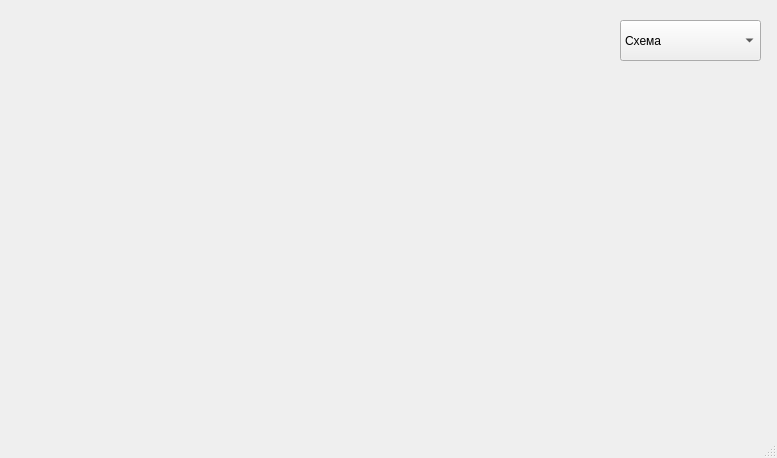
<?xml version="1.0" encoding="UTF-8"?>
<ui version="4.0">
 <class>MainWindow</class>
 <widget class="QMainWindow" name="MainWindow">
  <property name="geometry">
   <rect>
    <x>0</x>
    <y>0</y>
    <width>777</width>
    <height>458</height>
   </rect>
  </property>
  <property name="windowTitle">
   <string>MainWindow</string>
  </property>
  <widget class="QWidget" name="centralwidget">
   <widget class="QLabel" name="map_viewer">
    <property name="geometry">
     <rect>
      <x>16</x>
      <y>12</y>
      <width>581</width>
      <height>411</height>
     </rect>
    </property>
    <property name="text">
     <string/>
    </property>
   </widget>
   <widget class="QComboBox" name="map_type">
    <property name="geometry">
     <rect>
      <x>620</x>
      <y>20</y>
      <width>141</width>
      <height>41</height>
     </rect>
    </property>
    <property name="styleSheet">
     <string notr="true">font: 16pt &quot;MS Reference Sans Serif&quot;;</string>
    </property>
    <item>
     <property name="text">
      <string>Схема</string>
     </property>
    </item>
    <item>
     <property name="text">
      <string>Спутник</string>
     </property>
    </item>
    <item>
     <property name="text">
      <string>Гибрид</string>
     </property>
    </item>
   </widget>
  </widget>
  <widget class="QStatusBar" name="statusbar"/>
 </widget>
 <resources/>
 <connections/>
</ui>
